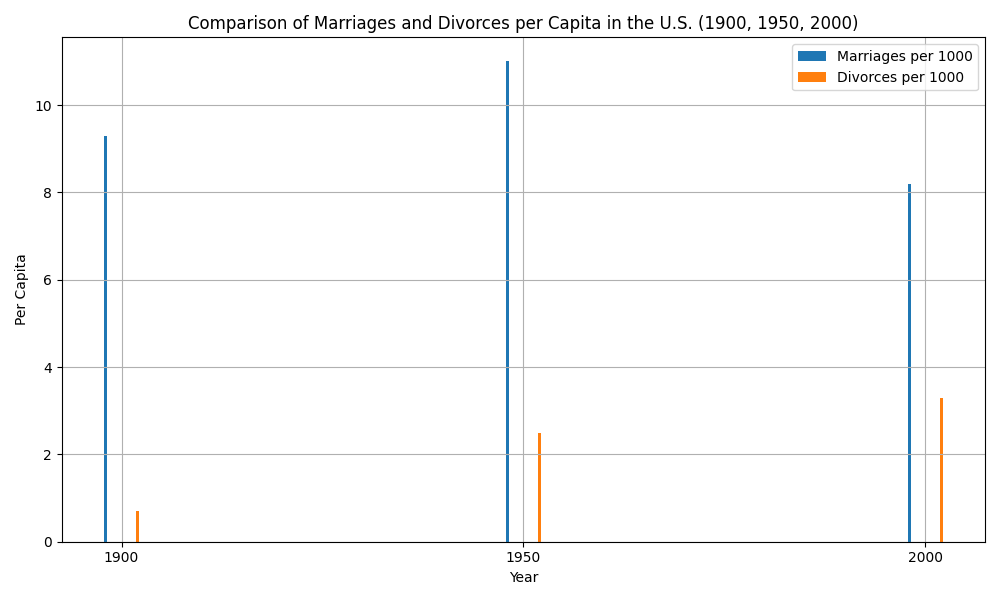

Python code for this plot:
import pandas as pd
import matplotlib.pyplot as plt

# Load the dataset
data = pd.read_csv('us-marriages-divorces-1867-2014.csv')

# Filter data for years 1900, 1950, and 2000
years = [1900, 1950, 2000]
filtered_data = data[data['Year'].isin(years)]

# Plotting
plt.figure(figsize=(10, 6))

plt.bar(filtered_data['Year'] - 2, filtered_data['Marriages_per_1000'], width=0.4, label='Marriages per 1000')
plt.bar(filtered_data['Year'] + 2, filtered_data['Divorces_per_1000'], width=0.4, label='Divorces per 1000')

plt.xlabel('Year')
plt.ylabel('Per Capita')
plt.title('Comparison of Marriages and Divorces per Capita in the U.S. (1900, 1950, 2000)')
plt.xticks(years)
plt.legend()
plt.grid(True)
plt.tight_layout()
plt.show()
